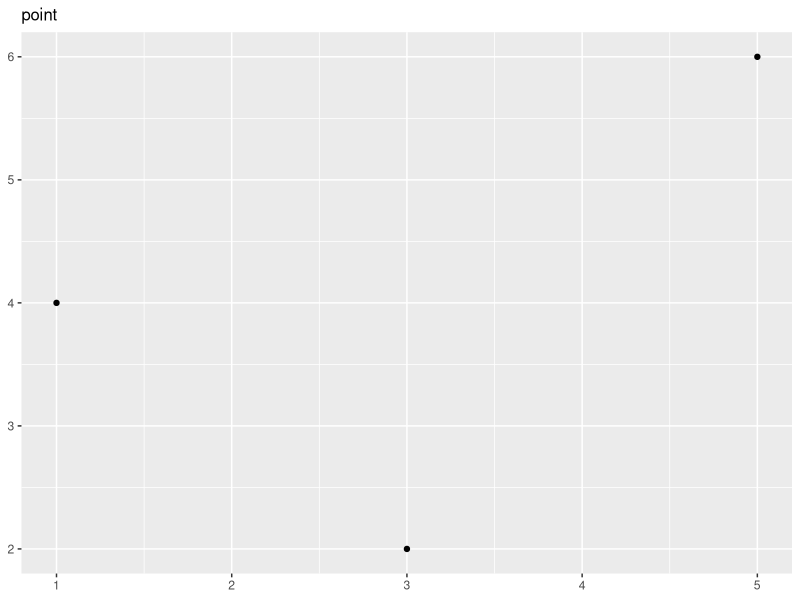
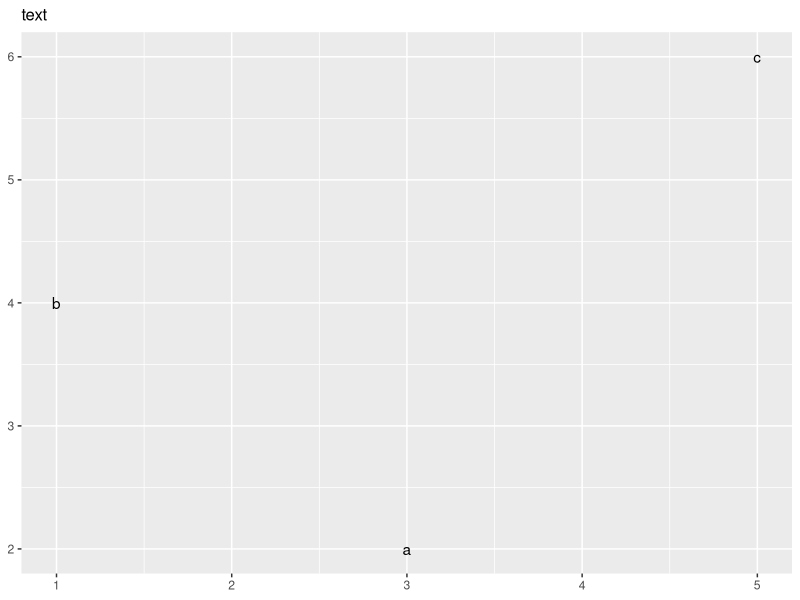
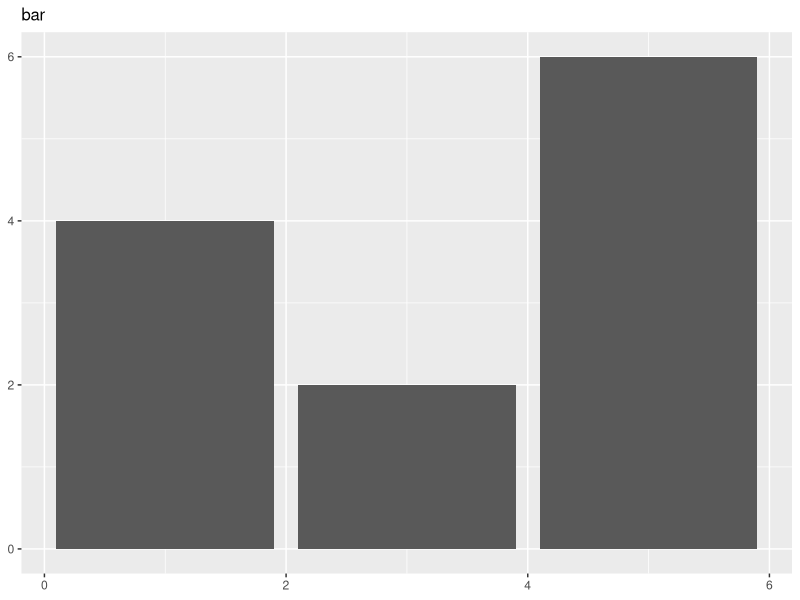
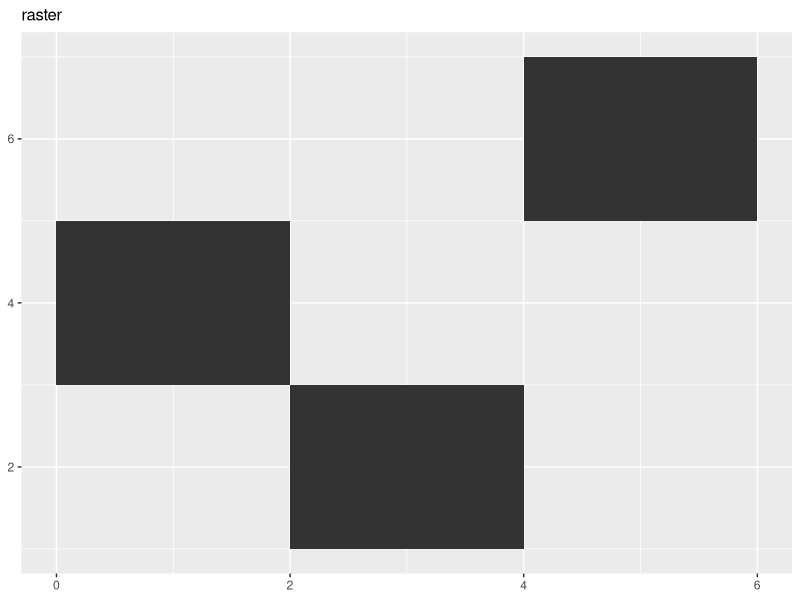
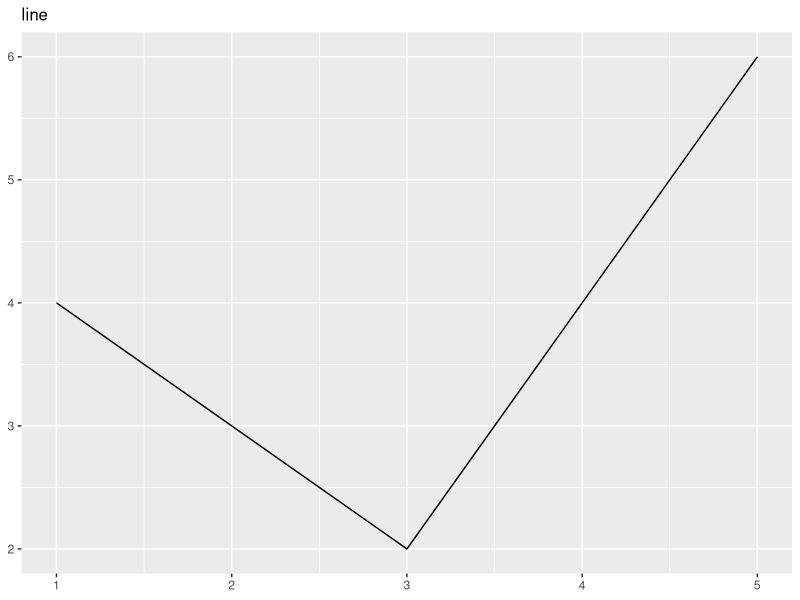
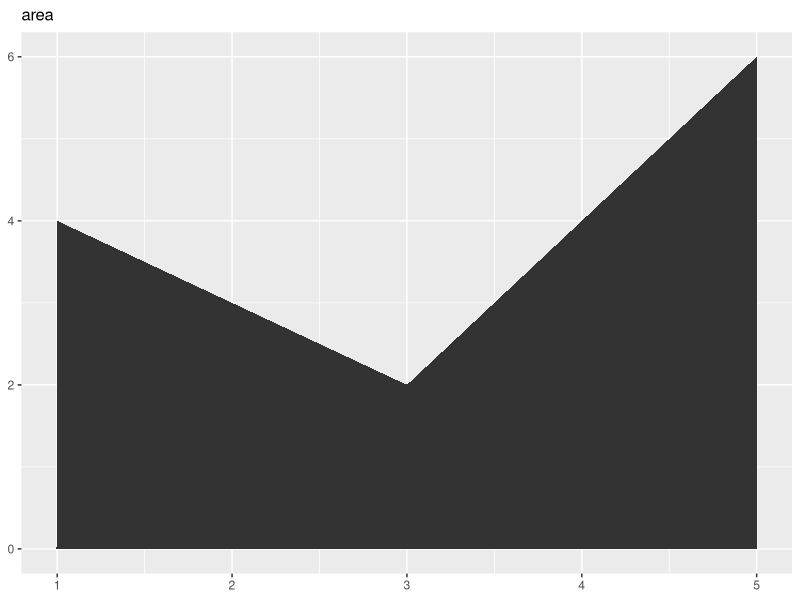
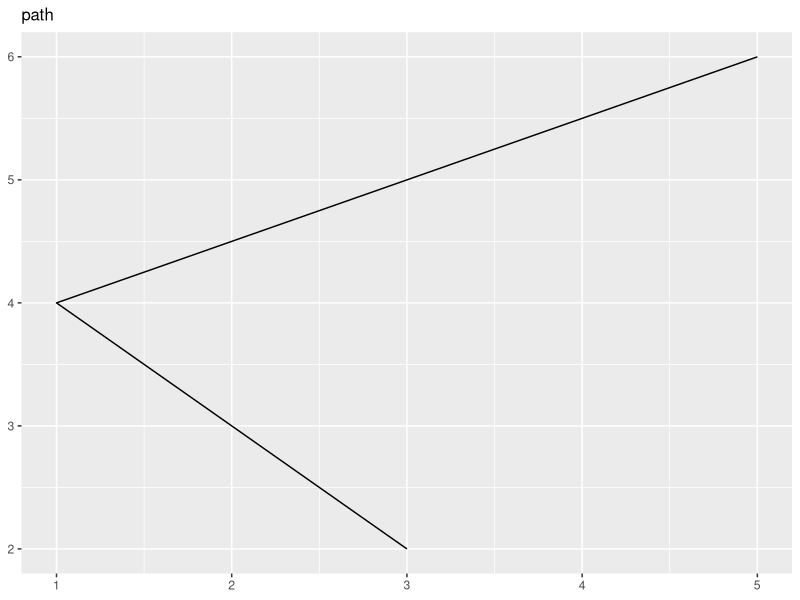
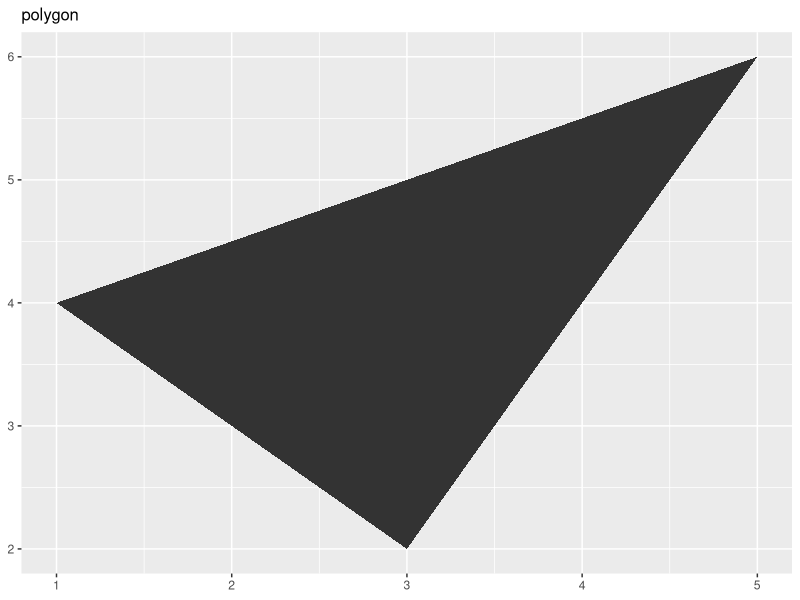

These figures' R source, in order: (Note: this script raises an error after producing the figures.)
## ---- chunk 1
library(ggplot2)
## ---- chunk 2
df <- data.frame(
  x = c(3, 1, 5), 
  y = c(2, 4, 6), 
  label = c("a","b","c")
)
p <- ggplot(df, aes(x, y, label = label)) + 
  labs(x = NULL, y = NULL) + # Hide axis label
  theme(plot.title = element_text(size = 12)) # Shrink plot title
p + geom_point() + ggtitle("point")
p + geom_text() + ggtitle("text")
p + geom_bar(stat = "identity") + ggtitle("bar")
p + geom_tile() + ggtitle("raster")

p + geom_line() + ggtitle("line")
p + geom_area() + ggtitle("area")
p + geom_path() + ggtitle("path")
p + geom_polygon() + ggtitle("polygon")
## ---- chunk 3
geom_point()
geom_line()
geom_histogram()
geom_bar()
geom_bar() + coord_polar()
